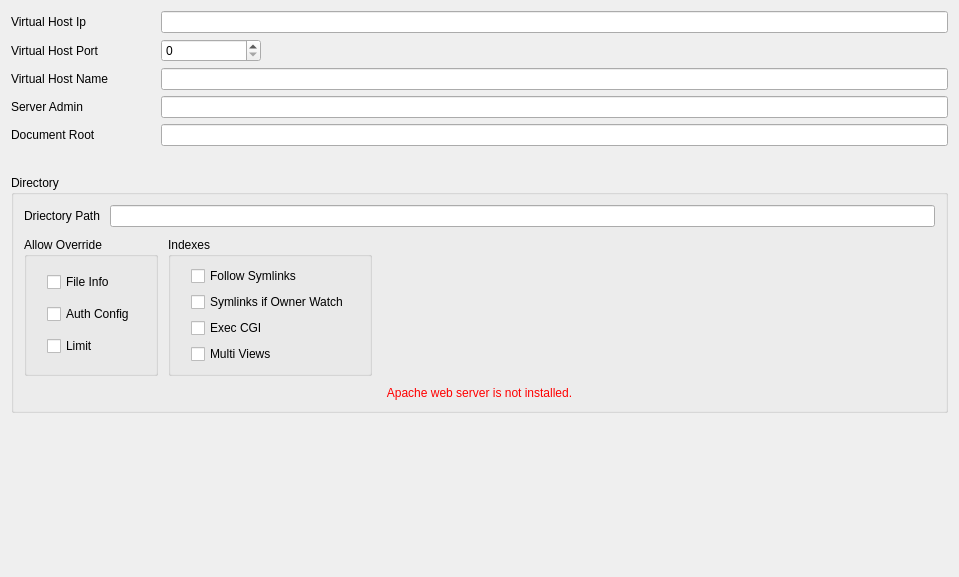
<?xml version="1.0" encoding="UTF-8"?>
<ui version="4.0">
 <class>widgetApache</class>
 <widget class="QWidget" name="widgetApache">
  <property name="geometry">
   <rect>
    <x>0</x>
    <y>0</y>
    <width>959</width>
    <height>577</height>
   </rect>
  </property>
  <property name="windowTitle">
   <string>Apache</string>
  </property>
  <layout class="QVBoxLayout" name="verticalLayout_2">
   <item>
    <layout class="QGridLayout" name="gridLayout">
     <item row="4" column="1" colspan="2">
      <widget class="QLineEdit" name="vhostDocumentRoot"/>
     </item>
     <item row="4" column="0">
      <widget class="QLabel" name="root">
       <property name="sizePolicy">
        <sizepolicy hsizetype="Fixed" vsizetype="Preferred">
         <horstretch>0</horstretch>
         <verstretch>0</verstretch>
        </sizepolicy>
       </property>
       <property name="text">
        <string>Document Root                  </string>
       </property>
      </widget>
     </item>
     <item row="0" column="0">
      <widget class="QLabel" name="name">
       <property name="sizePolicy">
        <sizepolicy hsizetype="Fixed" vsizetype="Preferred">
         <horstretch>0</horstretch>
         <verstretch>0</verstretch>
        </sizepolicy>
       </property>
       <property name="text">
        <string>Virtual Host Ip           </string>
       </property>
      </widget>
     </item>
     <item row="0" column="1" colspan="2">
      <widget class="QLineEdit" name="vhostIP"/>
     </item>
     <item row="2" column="0">
      <widget class="QLabel" name="name_2">
       <property name="sizePolicy">
        <sizepolicy hsizetype="Fixed" vsizetype="Preferred">
         <horstretch>0</horstretch>
         <verstretch>0</verstretch>
        </sizepolicy>
       </property>
       <property name="text">
        <string>Virtual Host Name              </string>
       </property>
      </widget>
     </item>
     <item row="2" column="1" colspan="2">
      <widget class="QLineEdit" name="vhostName"/>
     </item>
     <item row="3" column="1" colspan="2">
      <widget class="QLineEdit" name="vhostAdmin"/>
     </item>
     <item row="3" column="0">
      <widget class="QLabel" name="name_3">
       <property name="sizePolicy">
        <sizepolicy hsizetype="Fixed" vsizetype="Preferred">
         <horstretch>0</horstretch>
         <verstretch>0</verstretch>
        </sizepolicy>
       </property>
       <property name="text">
        <string>Server Admin</string>
       </property>
      </widget>
     </item>
     <item row="1" column="0">
      <widget class="QLabel" name="port">
       <property name="sizePolicy">
        <sizepolicy hsizetype="Fixed" vsizetype="Preferred">
         <horstretch>0</horstretch>
         <verstretch>0</verstretch>
        </sizepolicy>
       </property>
       <property name="text">
        <string>Virtual Host Port                </string>
       </property>
      </widget>
     </item>
     <item row="1" column="1">
      <widget class="QSpinBox" name="vhostPort">
       <property name="maximumSize">
        <size>
         <width>100</width>
         <height>16777215</height>
        </size>
       </property>
      </widget>
     </item>
    </layout>
   </item>
   <item>
    <spacer name="verticalSpacer_2">
     <property name="orientation">
      <enum>Qt::Vertical</enum>
     </property>
     <property name="sizeHint" stdset="0">
      <size>
       <width>20</width>
       <height>40</height>
      </size>
     </property>
    </spacer>
   </item>
   <item>
    <widget class="QGroupBox" name="groupBox_3">
     <property name="title">
      <string>Directory</string>
     </property>
     <layout class="QGridLayout" name="gridLayout_2">
      <property name="margin">
       <number>10</number>
      </property>
      <property name="spacing">
       <number>10</number>
      </property>
      <item row="0" column="0">
       <widget class="QLabel" name="label">
        <property name="enabled">
         <bool>true</bool>
        </property>
        <property name="text">
         <string>Driectory Path</string>
        </property>
       </widget>
      </item>
      <item row="2" column="0" colspan="2">
       <layout class="QHBoxLayout" name="horizontalLayout">
        <property name="spacing">
         <number>10</number>
        </property>
        <property name="topMargin">
         <number>0</number>
        </property>
        <item>
         <widget class="QGroupBox" name="groupBox">
          <property name="title">
           <string>Allow Override</string>
          </property>
          <layout class="QVBoxLayout" name="verticalLayout">
           <property name="leftMargin">
            <number>20</number>
           </property>
           <property name="rightMargin">
            <number>20</number>
           </property>
           <item>
            <widget class="QCheckBox" name="file_info">
             <property name="sizePolicy">
              <sizepolicy hsizetype="Preferred" vsizetype="Fixed">
               <horstretch>0</horstretch>
               <verstretch>0</verstretch>
              </sizepolicy>
             </property>
             <property name="text">
              <string>File Info</string>
             </property>
            </widget>
           </item>
           <item>
            <widget class="QCheckBox" name="auth_config">
             <property name="sizePolicy">
              <sizepolicy hsizetype="Preferred" vsizetype="Fixed">
               <horstretch>0</horstretch>
               <verstretch>0</verstretch>
              </sizepolicy>
             </property>
             <property name="text">
              <string>Auth Config</string>
             </property>
            </widget>
           </item>
           <item>
            <widget class="QCheckBox" name="limit">
             <property name="sizePolicy">
              <sizepolicy hsizetype="Preferred" vsizetype="Fixed">
               <horstretch>0</horstretch>
               <verstretch>0</verstretch>
              </sizepolicy>
             </property>
             <property name="text">
              <string>Limit</string>
             </property>
            </widget>
           </item>
          </layout>
         </widget>
        </item>
        <item>
         <widget class="QGroupBox" name="groupBox_2">
          <property name="title">
           <string>Indexes</string>
          </property>
          <layout class="QVBoxLayout" name="verticalLayout_4">
           <property name="leftMargin">
            <number>20</number>
           </property>
           <property name="rightMargin">
            <number>20</number>
           </property>
           <item>
            <widget class="QCheckBox" name="follow_symlinks">
             <property name="sizePolicy">
              <sizepolicy hsizetype="Preferred" vsizetype="Fixed">
               <horstretch>0</horstretch>
               <verstretch>0</verstretch>
              </sizepolicy>
             </property>
             <property name="text">
              <string>Follow Symlinks</string>
             </property>
            </widget>
           </item>
           <item>
            <widget class="QCheckBox" name="owner_watch">
             <property name="sizePolicy">
              <sizepolicy hsizetype="Preferred" vsizetype="Fixed">
               <horstretch>0</horstretch>
               <verstretch>0</verstretch>
              </sizepolicy>
             </property>
             <property name="text">
              <string>Symlinks if Owner Watch</string>
             </property>
            </widget>
           </item>
           <item>
            <widget class="QCheckBox" name="exec_CGI">
             <property name="sizePolicy">
              <sizepolicy hsizetype="Preferred" vsizetype="Fixed">
               <horstretch>0</horstretch>
               <verstretch>0</verstretch>
              </sizepolicy>
             </property>
             <property name="text">
              <string>Exec CGI</string>
             </property>
            </widget>
           </item>
           <item>
            <widget class="QCheckBox" name="multiviews">
             <property name="sizePolicy">
              <sizepolicy hsizetype="Preferred" vsizetype="Fixed">
               <horstretch>0</horstretch>
               <verstretch>0</verstretch>
              </sizepolicy>
             </property>
             <property name="text">
              <string>Multi Views</string>
             </property>
            </widget>
           </item>
          </layout>
         </widget>
        </item>
        <item>
         <spacer name="horizontalSpacer_2">
          <property name="orientation">
           <enum>Qt::Horizontal</enum>
          </property>
          <property name="sizeHint" stdset="0">
           <size>
            <width>40</width>
            <height>20</height>
           </size>
          </property>
         </spacer>
        </item>
       </layout>
      </item>
      <item row="0" column="1">
       <widget class="QLineEdit" name="lineEdit_4"/>
      </item>
      <item row="3" column="0" colspan="2">
       <widget class="QLabel" name="warningLabel">
        <property name="enabled">
         <bool>false</bool>
        </property>
        <property name="focusPolicy">
         <enum>Qt::WheelFocus</enum>
        </property>
        <property name="styleSheet">
         <string notr="true">color:red</string>
        </property>
        <property name="text">
         <string>Apache web server is not installed.</string>
        </property>
        <property name="textFormat">
         <enum>Qt::AutoText</enum>
        </property>
        <property name="alignment">
         <set>Qt::AlignCenter</set>
        </property>
       </widget>
      </item>
     </layout>
    </widget>
   </item>
   <item>
    <spacer name="verticalSpacer">
     <property name="orientation">
      <enum>Qt::Vertical</enum>
     </property>
     <property name="sizeHint" stdset="0">
      <size>
       <width>185</width>
       <height>169</height>
      </size>
     </property>
    </spacer>
   </item>
  </layout>
 </widget>
 <resources/>
 <connections/>
</ui>
